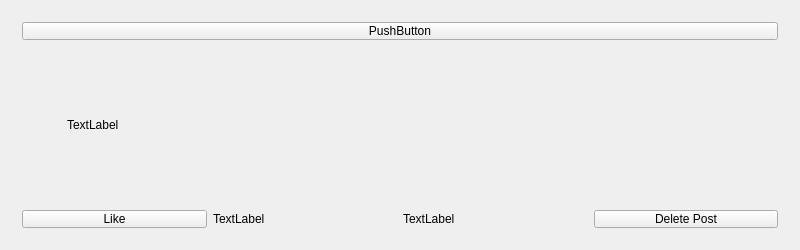
<?xml version="1.0" encoding="UTF-8"?>
<ui version="4.0">
 <class>PostsClass</class>
 <widget class="QWidget" name="PostsClass">
  <property name="geometry">
   <rect>
    <x>0</x>
    <y>0</y>
    <width>800</width>
    <height>250</height>
   </rect>
  </property>
  <property name="minimumSize">
   <size>
    <width>800</width>
    <height>150</height>
   </size>
  </property>
  <property name="maximumSize">
   <size>
    <width>800</width>
    <height>250</height>
   </size>
  </property>
  <property name="windowTitle">
   <string>Posts</string>
  </property>
  <layout class="QVBoxLayout" name="verticalLayout">
   <item>
    <widget class="QWidget" name="widget" native="true">
     <property name="maximumSize">
      <size>
       <width>800</width>
       <height>40</height>
      </size>
     </property>
     <layout class="QHBoxLayout" name="horizontalLayout">
      <item>
       <widget class="QPushButton" name="btnUsername">
        <property name="text">
         <string>PushButton</string>
        </property>
       </widget>
      </item>
     </layout>
    </widget>
   </item>
   <item>
    <layout class="QHBoxLayout" name="horizontalLayout_3">
     <item>
      <widget class="QLabel" name="lblProfilePic">
       <property name="minimumSize">
        <size>
         <width>50</width>
         <height>50</height>
        </size>
       </property>
       <property name="maximumSize">
        <size>
         <width>50</width>
         <height>50</height>
        </size>
       </property>
       <property name="text">
        <string/>
       </property>
      </widget>
     </item>
     <item>
      <widget class="QLabel" name="lblContent">
       <property name="text">
        <string>TextLabel</string>
       </property>
      </widget>
     </item>
    </layout>
   </item>
   <item>
    <widget class="QWidget" name="widget_2" native="true">
     <property name="maximumSize">
      <size>
       <width>800</width>
       <height>40</height>
      </size>
     </property>
     <layout class="QHBoxLayout" name="horizontalLayout_2">
      <item>
       <widget class="QPushButton" name="btnLike">
        <property name="text">
         <string>Like</string>
        </property>
       </widget>
      </item>
      <item>
       <widget class="QLabel" name="lblLikeCount">
        <property name="text">
         <string>TextLabel</string>
        </property>
       </widget>
      </item>
      <item>
       <widget class="QLabel" name="lblTimestamp">
        <property name="text">
         <string>TextLabel</string>
        </property>
       </widget>
      </item>
      <item>
       <widget class="QPushButton" name="btnDelete">
        <property name="text">
         <string>Delete Post</string>
        </property>
       </widget>
      </item>
     </layout>
    </widget>
   </item>
  </layout>
 </widget>
 <layoutdefault spacing="6" margin="11"/>
 <resources/>
 <connections/>
</ui>
